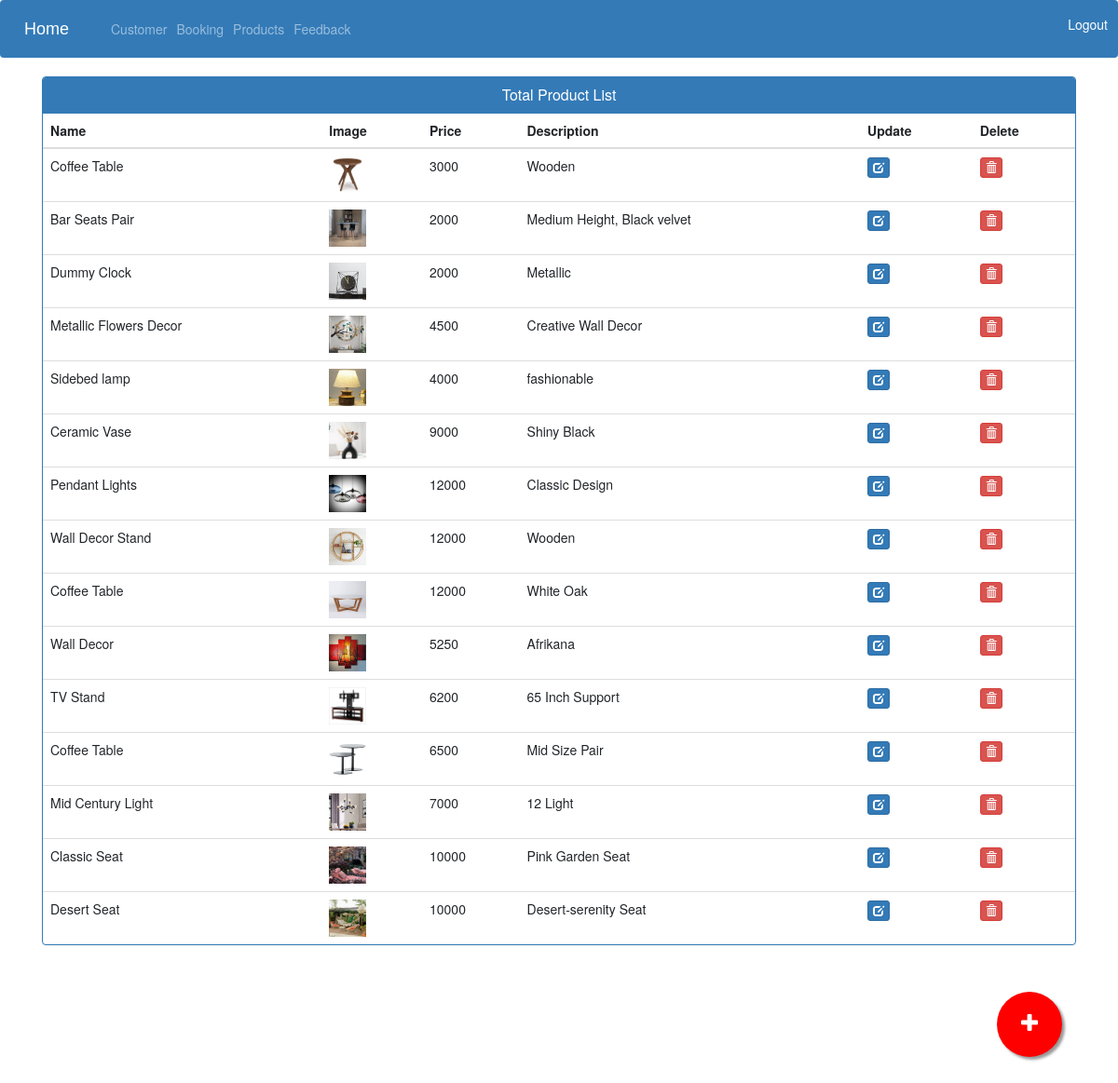
The page /admin-products (signed in) on the database its author committed.
### ecom/models.py (models this page shows, shortened)
class Product(models.Model):
    name=models.CharField(max_length=40)
    product_image= models.ImageField(upload_to='product_image/',null=True,blank=True)
    price = models.PositiveIntegerField()
    description=models.CharField(max_length=40)

### ecom/views.py (the view)
# urls.py: path('admin-products', views.admin_products_view,name='admin-products'),
@login_required(login_url='adminlogin')
def admin_products_view(request):
    products=models.Product.objects.all()
    return render(request,'ecom/admin_products.html',{'products':products})

### templates/ecom/admin_products.html (shortened to what this page needs)
{% extends 'ecom/admin_base.html' %}
{% load static %}
{% block content %}
<head>
  <link href="//netdna.bootstrapcdn.com/bootstrap/3.0.0/css/bootstrap.min.css" rel="stylesheet" id="bootstrap-css">
</head>
<div class="container">
  <div class="panel panel-primary">
    <div class="panel-heading">
      <h6 class="panel-title">Total Product List</h6>
    </div>
    <table class="table table-hover" id="dev-table">
      <thead>
        <tr>
          <th>Name</th>
          <th>Image</th>
          <th>Price</th>
          <th>Description</th>
          <th>Update</th>
          <th>Delete</th>
        </tr>
      </thead>
      {% for p in products %}
  {% if p %}
      <tr>
        <td> {{p.name}}</td>
        <td> <img src="{% static p.product_image.url %}" alt="Profile Pic" height="40px" width="40px" /></td>
        <td>{{p.price}}</td>
        <td>{{p.description}}</td>
        <td><a class="btn btn-primary btn-xs" href="{% url 'update-product' p.id  %}"><span class="glyphicon glyphicon-edit"></span></a></td>
        <td><a class="btn btn-danger btn-xs" href="{% url 'delete-product' p.id  %}"><span class="glyphicon glyphicon-trash"></span></a></td>
      </tr>
      {%else%}
      <br><br><br>
      <h1>no products</h1>
      {% endif %}
      {% endfor %}
    </table>
  </div>
</div>
<a href="/admin-add-product" class="float">
<i class="fa fa-plus my-float"></i>
</a>
{% endblock content %}

### templates/ecom/admin_base.html (style rules this page uses)
.fa { font-size: 23px; width: 60px; text-align: center; text-decoration: none; margin: 5px 2px; border-radius: 50%; }

### templates/ecom/admin_products.html (style rules this page uses)
a:link { text-decoration: none; }
h6 { text-align: center; }
.float { position:fixed; width:70px; height:70px; bottom:60px; right:60px; background-color:red; color:#FFF; border-radius:50px; text-align:center; box-shadow: 3px 3px 3px #999; }
.my-float { margin-top:22px; }

### rows shown on the page
Product: name "Coffee Table", product_image (picture), price "3000", description "Wooden"
Product: name "Bar Seats Pair", product_image (picture), price "2000", description "Medium Height, Black velvet"
Product: name "Dummy Clock", product_image (picture), price "2000", description "Metallic"
Product: name "Metallic Flowers Decor", product_image (picture), price "4500", description "Creative Wall Decor"
Product: name "Sidebed lamp", product_image (picture), price "4000", description "fashionable"
Product: name "Ceramic Vase", product_image (picture), price "9000", description "Shiny Black"
Product: name "Pendant Lights", product_image (picture), price "12000", description "Classic Design"
Product: name "Wall Decor Stand", product_image (picture), price "12000", description "Wooden"
Product: name "Coffee Table", product_image (picture), price "12000", description "White Oak"
Product: name "Wall Decor", product_image (picture), price "5250", description "Afrikana"
Product: name "TV Stand", product_image (picture), price "6200", description "65 Inch Support"
Product: name "Coffee Table", product_image (picture), price "6500", description "Mid Size Pair"
Product: name "Mid Century Light", product_image (picture), price "7000", description "12 Light"
Product: name "Classic Seat", product_image (picture), price "10000", description "Pink Garden Seat"
Product: name "Desert Seat", product_image (picture), price "10000", description "Desert-serenity Seat"
